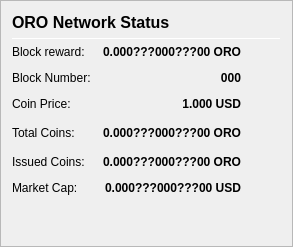
                   <widget class="QFrame" name="frame_NetStatus">
                    <property name="frameShape">
                     <enum>QFrame::StyledPanel</enum>
                    </property>
                    <property name="frameShadow">
                     <enum>QFrame::Raised</enum>
                    </property>
                    <layout class="QVBoxLayout" name="verticalLayout_NetStatus">
                     <item>
                      <layout class="QHBoxLayout" name="horizontalLayout_info" stretch="0,0,0">
                       <item>
                        <widget class="QLabel" name="label_5z_NetStatus">
                         <property name="minimumSize">
                          <size>
                           <width>0</width>
                           <height>20</height>
                          </size>
                         </property>
                         <property name="font">
                          <font>
                           <pointsize>12</pointsize>
                           <weight>75</weight>
                           <bold>true</bold>
                          </font>
                         </property>
                         <property name="text">
                          <string>ORO Network Status</string>
                         </property>
                        </widget>
                       </item>
                       <item>
                        <spacer name="horizontalSpacer_NetStatus">
                         <property name="orientation">
                          <enum>Qt::Horizontal</enum>
                         </property>
                         <property name="sizeHint" stdset="0">
                          <size>
                           <width>40</width>
                           <height>20</height>
                          </size>
                         </property>
                        </spacer>
                       </item>
                      </layout>
                     </item>
                     <item>
                      <widget class="Line" name="line_NetStatus">
                       <property name="minimumSize">
                        <size>
                         <width>0</width>
                         <height>1</height>
                        </size>
                       </property>
                       <property name="maximumSize">
                        <size>
                         <width>16777215</width>
                         <height>1</height>
                        </size>
                       </property>
                       <property name="orientation">
                        <enum>Qt::Horizontal</enum>
                       </property>
                      </widget>
                     </item>
                     <item>
                      <layout class="QGridLayout" name="gridLayout_NetStatus">
                       <property name="spacing">
                        <number>12</number>
                       </property>
                       <item row="1" column="0">
                        <widget class="QLabel" name="labelBlockRewardText">
                         <property name="toolTip">
                          <string>Block reward is the coin that is created in every block.</string>
                         </property>
                         <property name="text">
                          <string>Block reward:</string>
                         </property>
                        </widget>
                       </item>
                       <item row="1" column="1">
                        <widget class="QLabel" name="labelBlockReward">
                         <property name="font">
                          <font>
                           <weight>75</weight>
                           <bold>true</bold>
                          </font>
                         </property>
                         <property name="toolTip">
                          <string>Block reward is the coin that is created in every block.</string>
                         </property>
                         <property name="text">
                          <string notr="true">0.000???000???00 ORO</string>
                         </property>
                         <property name="alignment">
                          <set>Qt::AlignRight|Qt::AlignTrailing|Qt::AlignVCenter</set>
                         </property>
                        </widget>
                       </item>
                       <item row="2" column="0">
                        <widget class="QLabel" name="labelBlockNumberText">
                         <property name="toolTip">
                          <string>Current block height.</string>
                         </property>
                         <property name="text">
                          <string>Block Number:</string>
                         </property>
                        </widget>
                       </item>
                       <item row="2" column="1">
                        <widget class="QLabel" name="labelBlockNumber">
                         <property name="font">
                          <font>
                           <weight>75</weight>
                           <bold>true</bold>
                          </font>
                         </property>
                         <property name="toolTip">
                          <string>Current block height.</string>
                         </property>
                         <property name="text">
                          <string notr="true">000</string>
                         </property>
                         <property name="alignment">
                          <set>Qt::AlignRight|Qt::AlignTrailing|Qt::AlignVCenter</set>
                         </property>
                        </widget>
                       </item>
					   <item row="3" column="0">
                        <widget class="QLabel" name="labelCoinPriceText">
                         <property name="toolTip">
                          <string>Current block height.</string>
                         </property>
                         <property name="text">
                          <string>Coin Price:</string>
                         </property>
                        </widget>
                       </item>
                       <item row="3" column="1">
                        <widget class="QLabel" name="labelCoinPrice">
                         <property name="font">
                          <font>
                           <weight>75</weight>
                           <bold>true</bold>
                          </font>
                         </property>
                         <property name="toolTip">
                          <string>Current block height.</string>
                         </property>
                         <property name="text">
                          <string notr="true">1.000 USD</string>
                         </property>
                         <property name="alignment">
                          <set>Qt::AlignRight|Qt::AlignTrailing|Qt::AlignVCenter</set>
                         </property>
                        </widget>
                       </item>
					   <item row="4" column="0">
                        <widget class="QLabel" name="labelTotalCoinsText">
                         <property name="toolTip">
                          <string>All the coins in the blockchain</string>
                         </property>
                         <property name="text">
                          <string>Total Coins:</string>
                         </property>
                        </widget>
                       </item>
                       <item row="4" column="1">
                        <widget class="QLabel" name="labelTotalCoins">
                         <property name="font">
                          <font>
                           <weight>75</weight>
                           <bold>true</bold>
                          </font>
                         </property>
                         <property name="toolTip">
                          <string>Total coins in the blockchain</string>
                         </property>
                         <property name="text">
                          <string notr="true">0.000???000???00 ORO</string>
                         </property>
                         <property name="alignment">
                          <set>Qt::AlignRight|Qt::AlignTrailing|Qt::AlignVCenter</set>
                         </property>
                        </widget>
                       </item>
					   <item row="5" column="0">
                        <widget class="QLabel" name="labelIssuedCoinsText">
                         <property name="toolTip">
                          <string>All the coins in the market</string>
                         </property>
                         <property name="text">
                          <string>Issued Coins:</string>
                         </property>
                        </widget>
                       </item>
                       <item row="5" column="1">
                        <widget class="QLabel" name="labelIssuedCoins">
                         <property name="font">
                          <font>
                           <weight>75</weight>
                           <bold>true</bold>
                          </font>
                         </property>
                         <property name="toolTip">
                          <string>All the coins in the market</string>
                         </property>
                         <property name="text">
                          <string notr="true">0.000???000???00 ORO</string>
                         </property>
                         <property name="alignment">
                          <set>Qt::AlignRight|Qt::AlignTrailing|Qt::AlignVCenter</set>
                         </property>
                        </widget>
                       </item>
                       <item row="6" column="0">
                        <widget class="QLabel" name="labelMarketCapText">
                         <property name="toolTip">
                          <string>MarketCap</string>
                         </property>
                         <property name="text">
                          <string>Market Cap:</string>
                         </property>
                        </widget>
                       </item>
                       <item row="6" column="1">
                        <widget class="QLabel" name="labelMarketCap">
                         <property name="font">
                          <font>
                           <weight>75</weight>
                           <bold>true</bold>
                          </font>
                         </property>
                         <property name="cursor">
                          <cursorShape>IBeamCursor</cursorShape>
                         </property>
                         <property name="toolTip">
                          <string>Market Cap</string>
                         </property>
                         <property name="text">
                          <string notr="true">0.000???000???00 USD</string>
                         </property>
                         <property name="alignment">
                          <set>Qt::AlignRight|Qt::AlignTrailing|Qt::AlignVCenter</set>
                         </property>
                         <property name="textInteractionFlags">
                          <set>Qt::LinksAccessibleByMouse|Qt::TextSelectableByKeyboard|Qt::TextSelectableByMouse</set>
                         </property>
                        </widget>
                       </item>
                       <item row="4" column="2">
                        <spacer name="horizontalSpacer_54">
                         <property name="orientation">
                          <enum>Qt::Horizontal</enum>
                         </property>
                         <property name="sizeHint" stdset="0">
                          <size>
                           <width>40</width>
                           <height>20</height>
                          </size>
                         </property>
                        </spacer>
                       </item>
                      </layout>
                     </item>
                     <item>
                      <spacer name="verticalSpacer_54">
                       <property name="orientation">
                        <enum>Qt::Vertical</enum>
                       </property>
                       <property name="sizeHint" stdset="0">
                        <size>
                         <width>20</width>
                         <height>40</height>
                        </size>
                       </property>
                      </spacer>
                     </item>
                    </layout>
                   </widget>
